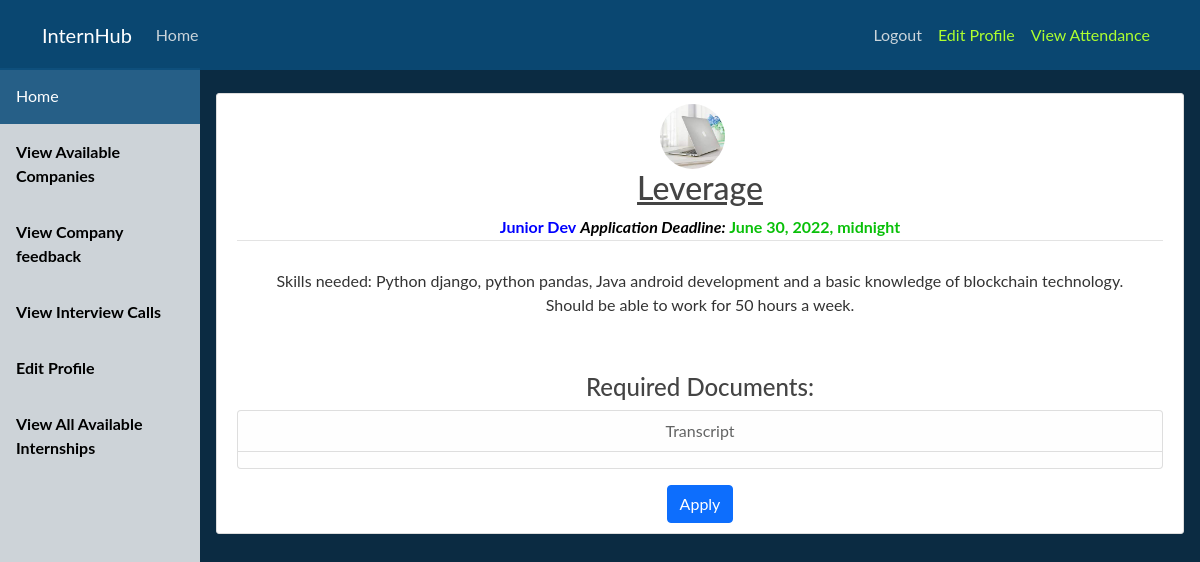
The app's page /student/view-job/1 (signed in) with its own data.
### company/models.py (models this page shows)
class InternJob(models.Model):
   company = models.ForeignKey(Company, on_delete=models.CASCADE)
   title = models.CharField(max_length=100, null=False)
   deadline = models.DateTimeField()
   resume = models.CharField(max_length=20)
   transcript = models.CharField(max_length=20)
   recommendation = models.CharField(max_length=20)
   cover_letter = models.CharField(max_length=20)
   requirements = models.TextField()

class Company(models.Model):
    user  = models.OneToOneField(User, on_delete=models.CASCADE)
    field = models.CharField(max_length=200, null=True)
    country = models.CharField(max_length=200, null=True)
    city = models.CharField(max_length=200, null=True)
    profilePic = models.ImageField(default='default.jpg', upload_to='profile_pics')
    description = models.TextField(null=True)
    opened = models.CharField(max_length=20, null=True)

### student/views.py (the view)
# urls.py: path('view-job/<int:param>', view_job, name='view-job'),
@login_required
def view_job(request, param):
    job = InternJob.objects.filter(pk=param).first()
    if not job:
        messages.warning(request, 'Job does not exist')
        return redirect('student-dashboard')
    doc_req = ''
    if job.transcript == 'No' and job.recommendation == 'No' and job.resume == 'No' and job.cover_letter == 'No':
        doc_req='No Document Required'
    return render(request, 'student/view_job.html', {'job': job, 'doc_req': doc_req})

### student/templates/student/view_job.html (shortened to what this page needs)
{% extends 'student/dashboard_base.html' %}
{% block body %}
    <br>
    <article class="media content-section">
        <img  class="rounded-circle article-img" src="{{ job.company.profilePic.url }}" >
        <div class="media-body">
            <h2><a class="article-title" href="#">{{ job.company.user.username }}</a></h2>
            <div class="article-metadata">
                <b style="color: blue;" >{{ job.title }}</b>
                <b style="color: #09c009;" ><i style="color: black;">Application Deadline:</i> {{ job.deadline }}</b>
            </div>
            <p class="article-content">
                {{ job.requirements }}
            </p>
            <p class="article-content">
                <h4>Required Documents:</h4>
                <ul class="list-group">
                    {% if job.transcript == 'Yes' %}
                        <li class="list-group-item list-group-item-light">Transcript</li>
                    {% endif %}
                    <li class="list-group-item list-group-item-light"><b>{{ doc_req }}</b></li>
                  </ul>
            </p>
            <a class="btn btn-primary" href="{% url 'apply-job' job.pk %}" role="button">Apply</a>
        </div>
    </article>
{% endblock %}

### Intern/static/Intern/main.css (style rules this page uses)
body { background: #fafafa; color: #333333; margin-top: 5rem; }
h1, h2, h3, h4, h5, h6 { color: #444444; }
ul { margin: 0; }
.content-section { background: #ffffff; padding: 10px 20px; border: 1px solid #dddddd; border-radius: 3px; margin-bottom: 20px; }
.article-title { color: #444444; }
.article-content { white-space: pre-line; }
.article-img { height: 65px; width: 65px; margin-right: 16px; }
.article-metadata { padding-bottom: 1px; margin-bottom: 4px; border-bottom: 1px solid #e3e3e3 }

### student/templates/student/dashboard_base.html (style rules this page uses)
body { margin: 0; font-family: "Lato", sans-serif; }

### records on screen
InternJob: company.profilePic (picture), company.user.username "Leverage", title "Junior Dev", deadline "June 30, 2022, midnight", requirements "Skills needed: Python django, python pandas, Java android development and a basic knowledge of blockchain technology. Should be able to work for 50 hours a week."
